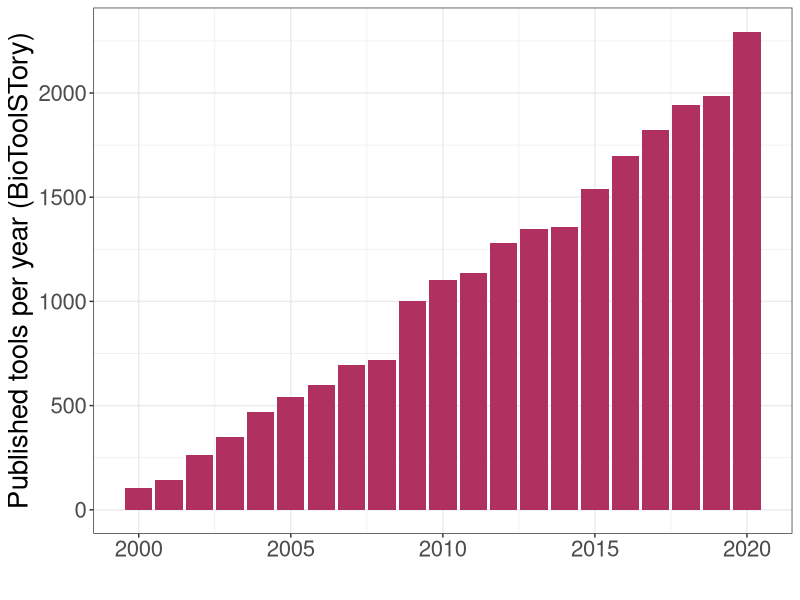
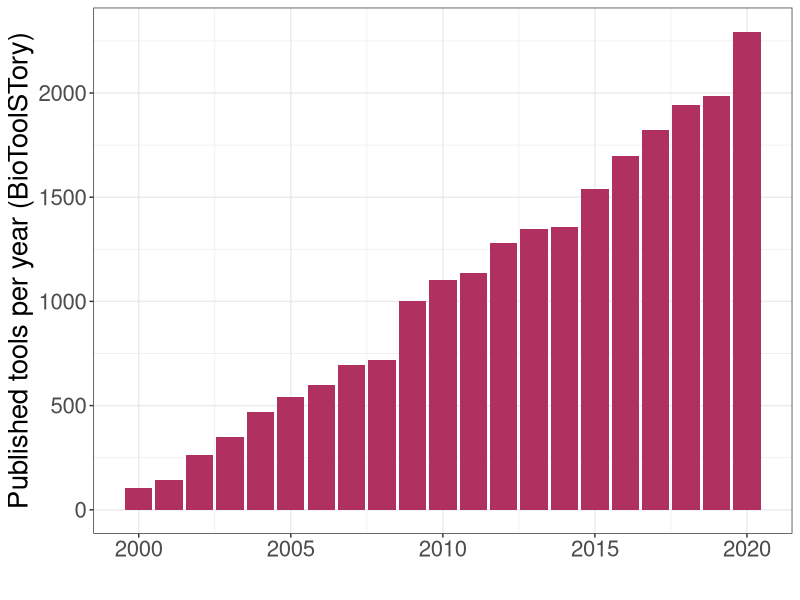

The R source for these figures, in order:
# Making tools per year graph

library(readxl)
library(ggplot2)
library(tidyverse)

tools <- read_excel("Tools per year.xlsx")

ggplot(tools, aes(year, tools)) +
  geom_col(fill="maroon") +
  labs(x="", y="Published tools per year (BioToolSTory)") +
  theme_bw() +
  theme(text=element_text(size=20))

ggsave("tools.png")
